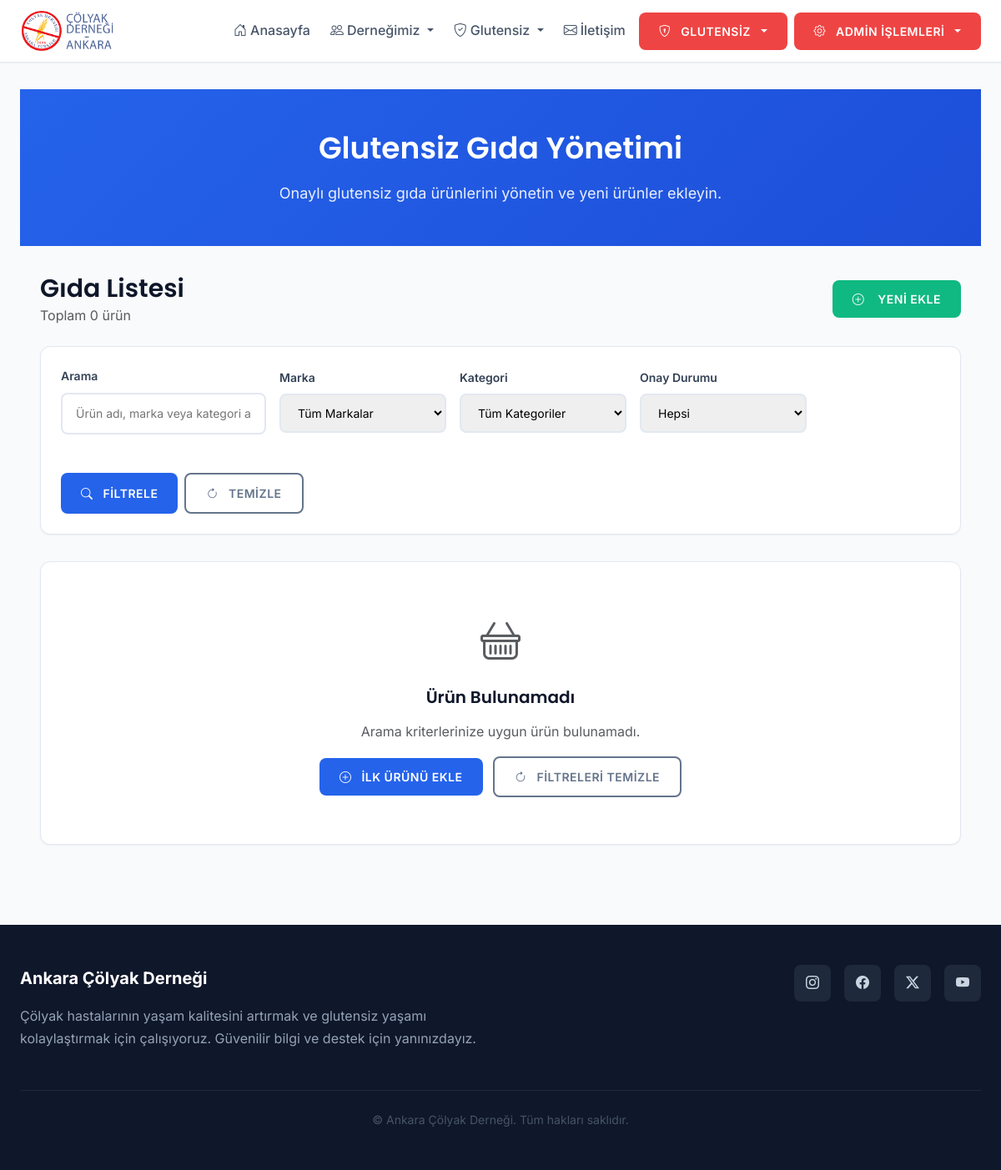
Before: /users/admin/foods/ (signed in) with the older database file.
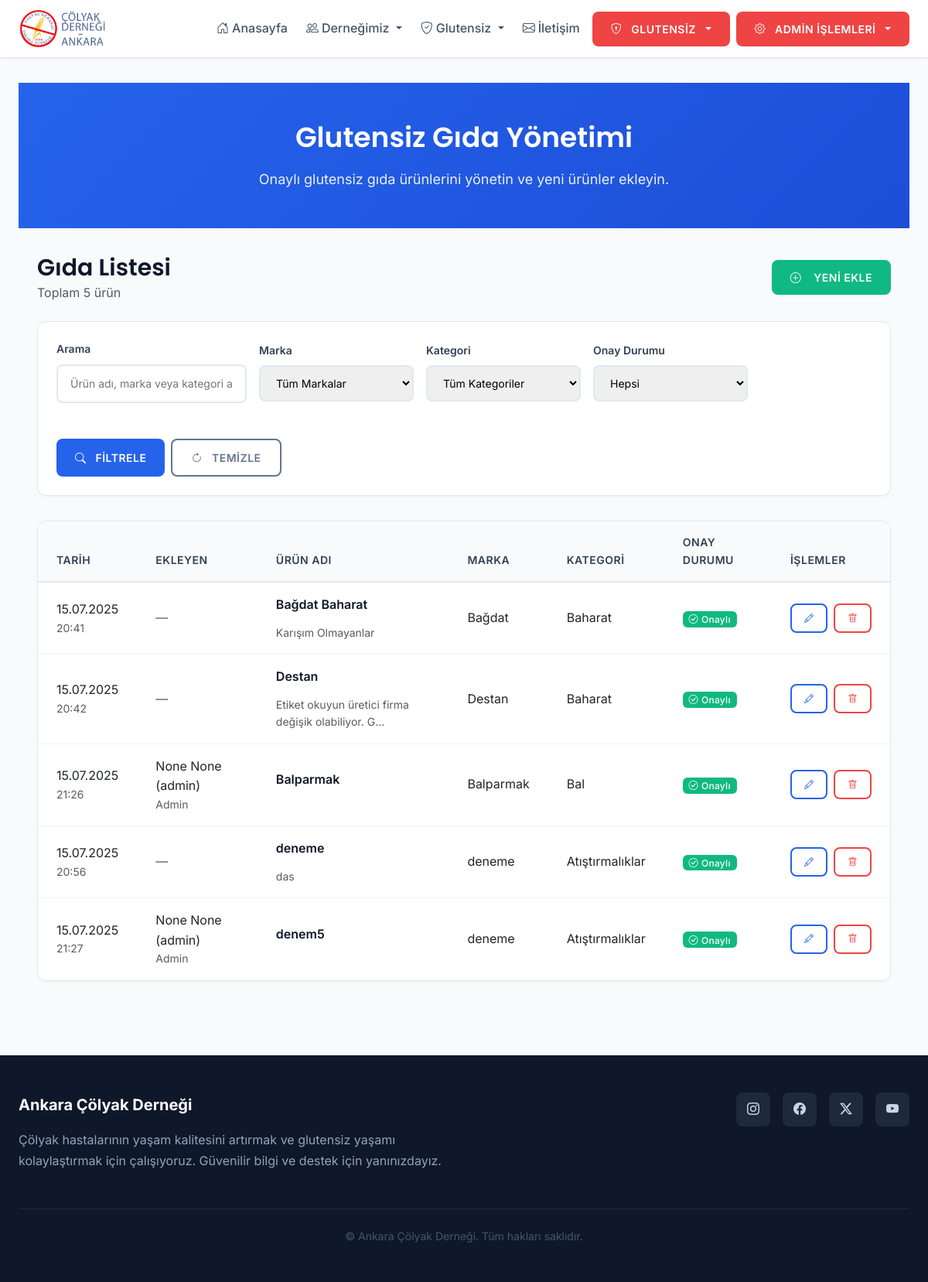
After: the same page with the newer database file.
### users/models.py (models this page shows, shortened)
class GlutenFreeFood(models.Model):
    name = models.CharField(max_length=100, verbose_name="Ürün Adı")
    brand = models.ForeignKey(FoodBrand, on_delete=models.SET_NULL, null=True, blank=True, verbose_name="Marka")
    category = models.ForeignKey(Category, on_delete=models.SET_NULL, null=True, blank=True, verbose_name="Kategori")
    is_approved = models.BooleanField(default=False, verbose_name="Onaylı mı?")
    description = models.TextField(blank=True, null=True, verbose_name="Açıklama")
    approved_at = models.DateTimeField(auto_now=True, verbose_name="Onay Tarihi")
    added_by = models.ForeignKey('User', null=True, blank=True, on_delete=models.SET_NULL, related_name='added_%(class)s_items', verbose_name='Ekleyen')
    class Meta:
        verbose_name = "Glutensiz Gıda"
        verbose_name_plural = "Glutensiz Gıdalar"

class FoodBrand(models.Model):
    name = models.CharField(max_length=100, unique=True, verbose_name="Gıda Markası")
    class Meta:
        verbose_name = "Gıda Markası"
        verbose_name_plural = "Gıda Markaları"

class Category(models.Model):
    name = models.CharField(max_length=100, unique=True, verbose_name="Kategori Adı")
    class Meta:
        verbose_name = "Kategori"
        verbose_name_plural = "Kategoriler"

class User(AbstractBaseUser, PermissionsMixin):
    class Role(models.TextChoices):
        EDITOR = 'editor', 'Editör'
        ADMIN = 'admin', 'Yönetici'
    username = models.CharField(max_length=150, unique=True)
    first_name = models.CharField(max_length=30, blank=True, null=True)
    last_name = models.CharField(max_length=30, blank=True, null=True)
    role = models.CharField(max_length=10, choices=Role.choices, default=Role.EDITOR)
    date_joined = models.DateTimeField(default=timezone.now)
    last_login = models.DateTimeField(blank=True, null=True)
    is_active = models.BooleanField(default=True)
    is_staff = models.BooleanField(default=False)
    can_edit_foods = models.BooleanField(default=False, verbose_name='Glutensiz Gıda Yetki')
    can_edit_venues = models.BooleanField(default=False, verbose_name='Glutensiz Mekan Yetki')
    can_edit_hotels = models.BooleanField(default=False, verbose_name='Glutensiz Otel Yetki')
    can_edit_medicines = models.BooleanField(default=False, verbose_name='Glutensiz İlaç Yetki')
    can_edit_recipes = models.BooleanField(default=False, verbose_name='Glutensiz Tarif Yetki')
    USERNAME_FIELD = 'username'
    REQUIRED_FIELDS = []
    objects = UserManager()
    def __str__(self):
        return f"{self.first_name} {self.last_name} ({self.username})"

### users/views.py (the view)
        def wrapper(request, *args, **kwargs):
            if not request.user.is_authenticated:
                return redirect('login')
            if request.user.is_superuser:
                return view_func(request, *args, **kwargs)
            if request.user.role == 'editor' and getattr(request.user, permission_field, False):
                return view_func(request, *args, **kwargs)
            messages.error(request, 'Bu sayfaya erişim yetkiniz bulunmamaktadır.')
            return redirect('home')

### users/views.py (called while the page is built)
def editor_permission_required(permission_field):
    def decorator(view_func):
        def wrapper(request, *args, **kwargs):
            if not request.user.is_authenticated:
                return redirect('login')
            if request.user.is_superuser:
                return view_func(request, *args, **kwargs)
            if request.user.role == 'editor' and getattr(request.user, permission_field, False):
                return view_func(request, *args, **kwargs)
            messages.error(request, 'Bu sayfaya erişim yetkiniz bulunmamaktadır.')
            return redirect('home')
        return wrapper
    return decorator

### templates/users/admin_food_list.html (shortened to what the changed rows need)
{% extends 'base.html' %}
{% load static %}
{% block content %}
<div class="page-header">
  <div class="container">
    <h1>Glutensiz Gıda Yönetimi</h1>
  </div>
</div>
<div class="container">
  <div class="d-flex justify-content-between align-items-center mb-4 flex-wrap gap-3">
    <div>
      <h2 class="mb-0">Gıda Listesi</h2>
      <p class="text-muted mb-0">Toplam {{ foods|length }} ürün</p>
    </div>
  </div>
  {% if foods %}
    <div class="table-container">
      <table class="table">
        <thead>
          <tr>
            <th>Tarih</th>
            <th>Ekleyen</th>
            <th>Ürün Adı</th>
            <th>Marka</th>
            <th>Kategori</th>
            <th>Onay Durumu</th>
            <th>İşlemler</th>
          </tr>
        </thead>
        <tbody>
          {% for food in foods %}
          <tr>
            <td>
              <div class="date-info">
                <div class="date-value">{{ food.approved_at|date:"d.m.Y" }}</div>
                <div class="time-value text-muted small">{{ food.approved_at|date:"H:i" }}</div>
              </div>
            </td>
            <td>
              <div class="user-info">
                {% if food.added_by %}
                  <div class="user-name">{{ food.added_by }}</div>
                  <div class="user-role text-muted small">Admin</div>
                {% else %}
                  <span class="text-muted">—</span>
                {% endif %}
              </div>
            </td>
            <td>
              <div class="food-info">
                <div class="food-name">{{ food.name }}</div>
                {% if food.description %}
                  <div class="food-description text-muted small">{{ food.description|truncatechars:50 }}</div>
                {% endif %}
              </div>
            </td>
            <td>
              {% if food.brand %}
                <span class="brand-badge">{{ food.brand.name }}</span>
              {% else %}
                <span class="text-muted">—</span>
              {% endif %}
            </td>
            <td>
              {% if food.category %}
                <span class="category-badge">{{ food.category.name }}</span>
              {% else %}
                <span class="text-muted">—</span>
              {% endif %}
            </td>
            <td>
              {% if food.is_approved %}
                <span class="badge bg-success">
                  <i class="bi bi-check-circle me-1"></i>Onaylı
                </span>
              {% else %}
                <span class="badge bg-warning">
                  <i class="bi bi-clock me-1"></i>Beklemede
                </span>
              {% endif %}
            </td>
            <td>
              <div class="action-buttons">
                <a href="{% url 'admin_food_update' food.pk %}" class="btn btn-sm btn-outline-primary" title="Düzenle">
                  <i class="bi bi-pencil"></i>
                </a>
                <a href="{% url 'admin_food_delete' food.pk %}" class="btn btn-sm btn-outline-danger" title="Sil">
                  <i class="bi bi-trash"></i>
                </a>
              </div>
            </td>
          </tr>
          {% endfor %}
        </tbody>
      </table>
    </div>
  {% else %}
    <div class="card">
      <div class="card-body text-center">
        <div class="empty-state">
          <i class="bi bi-basket text-muted" style="font-size: 3rem;"></i>
          <h4 class="mt-3">Ürün Bulunamadı</h4>
          <p class="text-muted">Arama kriterlerinize uygun ürün bulunamadı.</p>
          <div class="mt-3">
            <a href="{% url 'admin_food_create' %}" class="btn btn-primary me-2">
              <i class="bi bi-plus-circle me-1"></i>İlk Ürünü Ekle
            </a>
            <button class="btn btn-outline-secondary" onclick="window.location.href=window.location.pathname">
              <i class="bi bi-arrow-clockwise me-1"></i>Filtreleri Temizle
            </button>
          </div>
        </div>
      </div>
    </div>
  {% endif %}
</div>
{% endblock %}

Changed rows visible on the page:
added GlutenFreeFood: approved_at "15.07.2025", approved_at "20:41", name "Bağdat Baharat", description "Karışım Olmayanlar", brand.name "Bağdat", category.name "Baharat", is_approved True (drawn)
added GlutenFreeFood: approved_at "15.07.2025", approved_at "20:42", name "Destan", description "Etiket okuyun üretici firma değişik olabiliyor. G…", brand.name "Destan", category.name "Baharat", is_approved True (drawn)
added GlutenFreeFood: approved_at "15.07.2025", approved_at "21:26", added_by "None None (admin)", name "Balparmak", brand.name "Balparmak", category.name "Bal", is_approved True (drawn)
added GlutenFreeFood: approved_at "15.07.2025", approved_at "20:56", name "deneme", description "das", brand.name "deneme", category.name "Atıştırmalıklar", is_approved True (drawn)
added GlutenFreeFood: approved_at "15.07.2025", approved_at "21:27", added_by "None None (admin)", name "denem5", brand.name "deneme", category.name "Atıştırmalıklar", is_approved True (drawn)
Other visible differences:
{{ foods|length }}: "0" → "5"
text no longer shown: "Ürün Bulunamadı Arama kriterlerinize uygun ürün bulunamadı. İLK ÜRÜNÜ EKLE FILTRELERI TEMIZLE"
text now shown: "TARIH EKLEYEN ÜRÜN ADI MARKA KATEGORI ONAY DURUMU İŞLEMLER"
